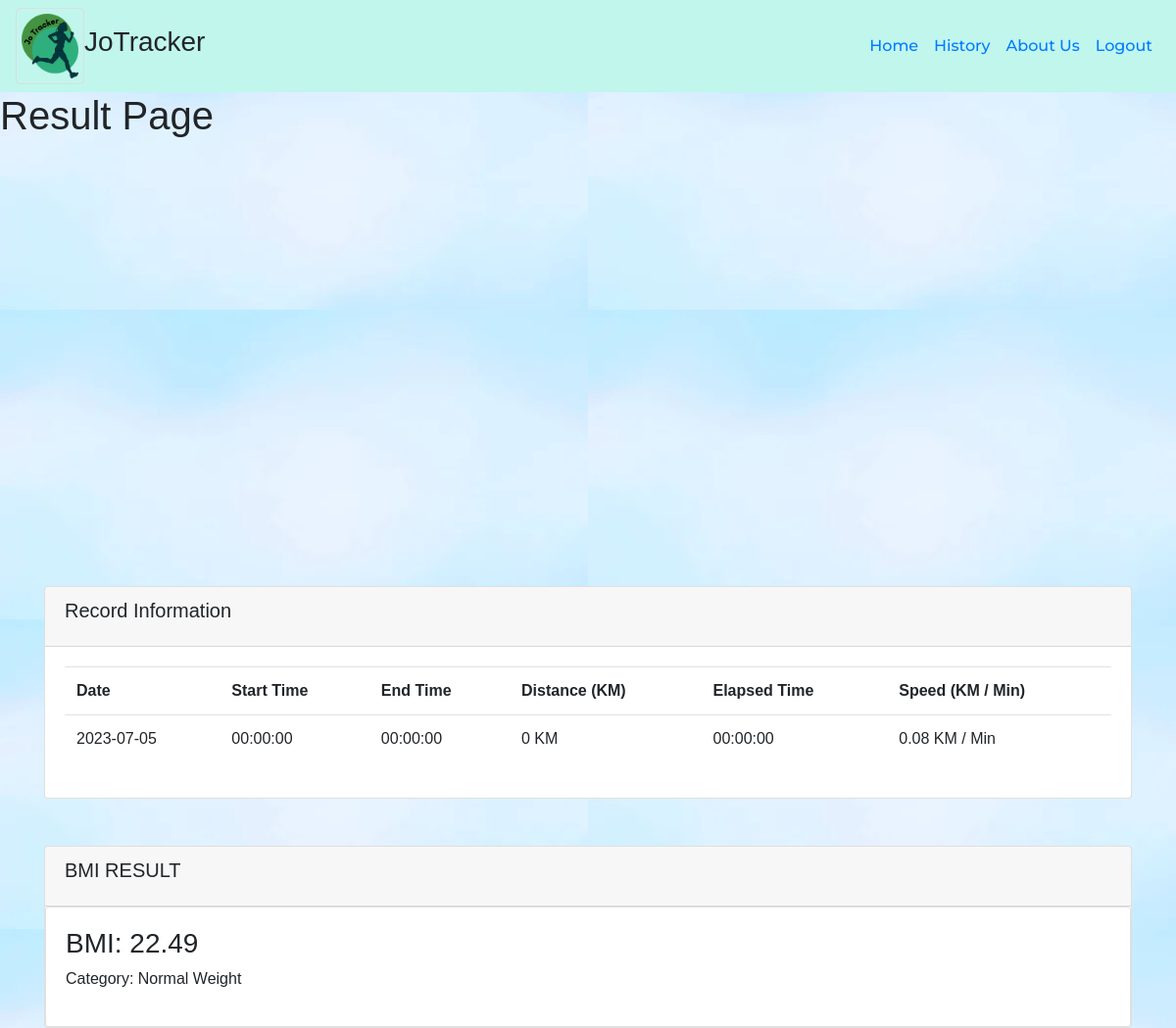
The page /Result.php?id=6 on the database its author committed.
### tables this page shows
CREATE TABLE `record` (
  `record_id` int(20) NOT NULL,
  `user_id` int(20) NOT NULL,
  `date` date NOT NULL,
  `time_start` text NOT NULL,
  `time_end` text NOT NULL,
  `longitude` text NOT NULL,
  `latitude` text NOT NULL,
  `coordinate` text NOT NULL,
  `speed` double NOT NULL,
  `distance` double NOT NULL,
  `eslapsed_time` time NOT NULL,
  `age` int(11) NOT NULL,
  `gender` varchar(11) NOT NULL,
  `height` decimal(11,0) NOT NULL,
  `weight` decimal(11,0) NOT NULL
);

### Result.php (the view, shortened to what this page needs)
<?php
require('User_Header.php');
if (isset($_GET['id'])) {
    $recordId = $_GET['id'];
    $servername = "localhost";
    $username = "root";
    $password = "";
    $dbname = "jotracker";
    $conn = new mysqli($servername, $username, $password, $dbname);
    $sql = "SELECT * FROM record WHERE record_id = '$recordId'";
    $result = $conn->query($sql);
    if ($result->num_rows > 0) {
        $row = $result->fetch_assoc();
        $date = $row['date'];
        $timeStart = date('H:i:s', strtotime($row['time_start']));
        $timeEnd = date('H:i:s', strtotime($row['time_end']));
        $distance = $row['distance'];
        $elapsedTime = $row['eslapsed_time'];
        $speed = $row['speed'];
		$height = $row['height'];
		$weight = $row['weight'];
    } else {
        echo "Record not found";
        exit;
    }
} else {
    echo "Invalid request";
    exit;
}
?>
<!DOCTYPE html>
<html>
<head>
	<link rel="stylesheet" href="CSS/Main_Page_Design.css">
    <link rel="stylesheet" href="https://stackpath.bootstrapcdn.com/bootstrap/4.5.0/css/bootstrap.min.css">
</head>
<body>
    <h1>Result Page</h1>
    <div id="map"></div>
</body>
</html>
<div class="container mt-5">
        <div class="card">
            <div class="card-header">
                <h5 class="card-title">Record Information</h5>
            </div>
            <div class="card-body">
                <table class="table">
                    <tr>
                        <th>Date</th>
                        <th>Start Time</th>
                        <th>End Time</th>
                        <th>Distance (KM)</th>
                        <th>Elapsed Time</th>
                        <th>Speed (KM / Min)</th>
                    </tr>
                    <tr>
                        <td><?php echo $date; ?></td>
                        <td><?php echo $timeStart; ?></td>
                        <td><?php echo $timeEnd; ?></td>
                        <td><?php echo $distance; ?> KM</td>
                        <td><?php echo $elapsedTime; ?></td>
                        <td><?php echo $speed; ?> KM / Min</td>
                    </tr>
                </table>
            </div>
        </div>
    </div>
<div class="container mt-5">
    <div class="card">
        <div class="card-header">
            <h5 class="card-title">BMI RESULT</h5>
        </div>
		<div class="card">
        <div class="card-body">
            <div class="bmi-result">
                <?php
                $heightInMeters = $height / 100;
                $bmi = $weight / ($heightInMeters * $heightInMeters);
                $category = "";
                if ($bmi < 18.5) {
                    $category = "Underweight";
                } elseif ($bmi >= 18.5 && $bmi < 25) {
                    $category = "Normal Weight";
                } elseif ($bmi >= 25 && $bmi < 30) {
                    $category = "Overweight";
                } elseif ($bmi >= 30) {
                    $category = "Obese";
                }
                ?>
                <h3>BMI: <?php echo number_format($bmi, 2); ?></h3>
                <p>Category: <?php echo $category; ?></p>
            </div>
        </div>
    </div>
</div>

### CSS/Main_Page_Design.css (style rules this page uses)
* { box-sizing: border-box; margin: 0; padding: 0; font-family: 'Roboto slab', sans-serif; }

### User_Header.php (style rules this page uses)
body { background-image:url("Images/Background.jpg"); }

### Result.php (style rules this page uses)
#map { height: 400px; }

### rows shown on the page
record: date "2023-07-05", time_start "00:00:00", time_end "00:00:00", distance "0", eslapsed_time "00:00:00", speed "0.08", bmi "22.49", category "Normal Weight"
